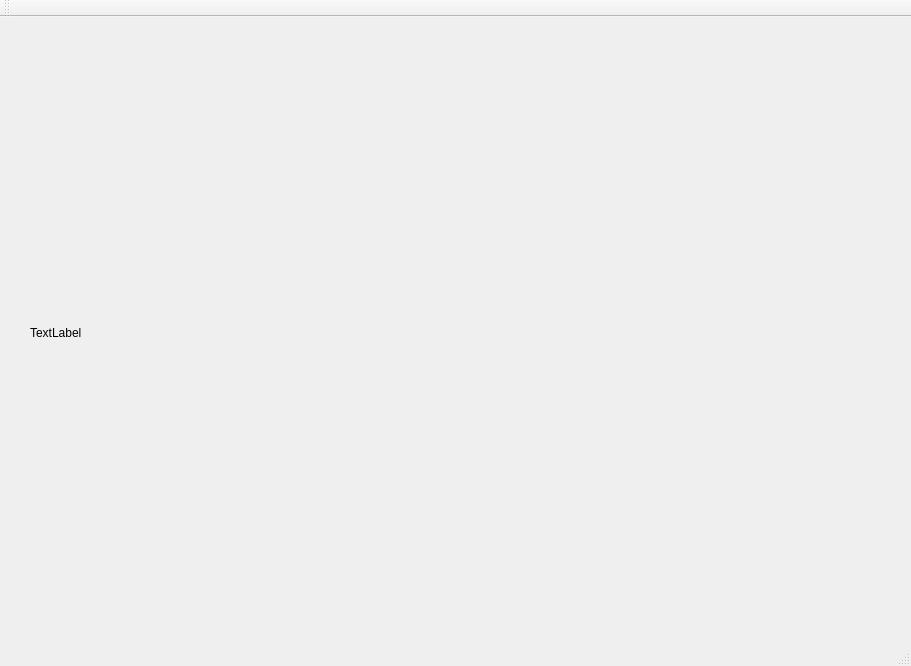
<?xml version="1.0" encoding="UTF-8"?>
<ui version="4.0">
 <class>MainWindow</class>
 <widget class="QMainWindow" name="MainWindow">
  <property name="geometry">
   <rect>
    <x>0</x>
    <y>0</y>
    <width>911</width>
    <height>666</height>
   </rect>
  </property>
  <property name="windowTitle">
   <string>MainWindow</string>
  </property>
  <widget class="QWidget" name="centralWidget">
   <widget class="QLabel" name="label">
    <property name="geometry">
     <rect>
      <x>30</x>
      <y>30</y>
      <width>811</width>
      <height>571</height>
     </rect>
    </property>
    <property name="text">
     <string>TextLabel</string>
    </property>
   </widget>
  </widget>
  <widget class="QMenuBar" name="menuBar">
   <property name="geometry">
    <rect>
     <x>0</x>
     <y>0</y>
     <width>911</width>
     <height>23</height>
    </rect>
   </property>
  </widget>
  <widget class="QToolBar" name="mainToolBar">
   <attribute name="toolBarArea">
    <enum>TopToolBarArea</enum>
   </attribute>
   <attribute name="toolBarBreak">
    <bool>false</bool>
   </attribute>
  </widget>
  <widget class="QStatusBar" name="statusBar"/>
 </widget>
 <layoutdefault spacing="6" margin="11"/>
 <resources/>
 <connections/>
</ui>
